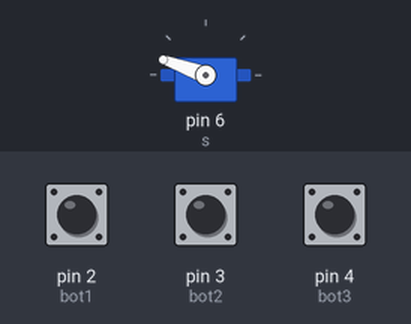
Simulated run of this sketch. Board: Arduino Uno, built with avr-gcc and run on an emulated ATmega328P. Parts: servo. The inputs (shaded band) are chosen by the test bench; at power-on: pin 2 (bot1) LOW, pin 3 (bot2) LOW, pin 4 (bot3) LOW.

Above: at 1.2 s.
1.3 s: pin 2 (bot1) pulled HIGH for 0.15 s
At 1.75 s:
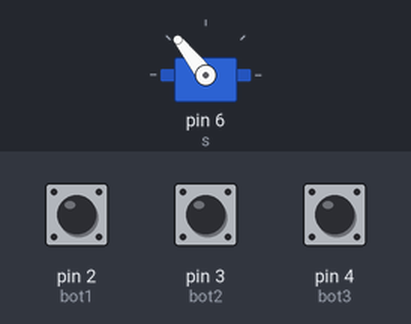
3.7 s: pin 3 (bot2) pulled HIGH for 1 s
7.0 s: pin 3 (bot2) pulled HIGH for 3.2 s
At 11.4 s:
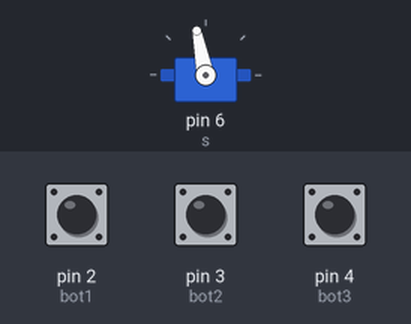
11.7 s: pin 2 (bot1) pulled HIGH for 1 s
At 12.45 s:
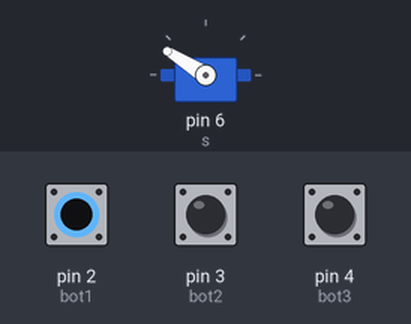
Timing chart, 0 to 15.0 s (numbered marks = the images above; inputs shaded):
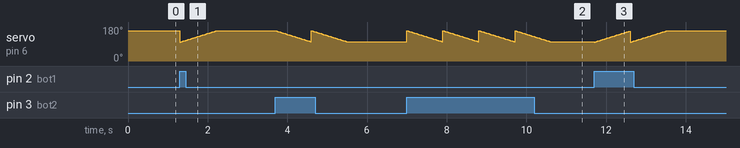

Measured:
- after the input at 7.0 s, servo on pin 6 (s): ramps from 160° to 101° and jumps back, once every 0.90 s

The sketch:

codigo.ino
```cpp
#include <Servo.h>

Servo s;
int pos;

const int bot1 = 2;
const int bot2 = 3;
const int bot3 = 4;

void setup() {
  pinMode(bot1, INPUT);
  pinMode(bot2, INPUT);
  pinMode(bot3, INPUT);

  s.attach(6);
  Serial.begin(9600);
  s.write(160);
}

int var1;
int var2;
int var3;

void loop() {
  var1 = digitalRead(bot1);
  var2 = digitalRead(bot2);
  var3 = digitalRead(bot3);

  if(var1){
    for(pos = 100; pos < 160; pos++)
    {
      s.write(pos);
      delay(15);
    }
  }

  if(var2){
    for(pos = 160; pos > 100; pos--)
    {
      s.write(pos);
      delay(15);
    }
  }

  if(var3){
    for(pos = 100; pos < 160; pos++)
    {
      s.write(pos);
      delay(15);
    }
    delay(3000);
    for(pos = 160; pos > 100; pos--)
    {
      s.write(pos);
      delay(15);
    }
  }
}
```
